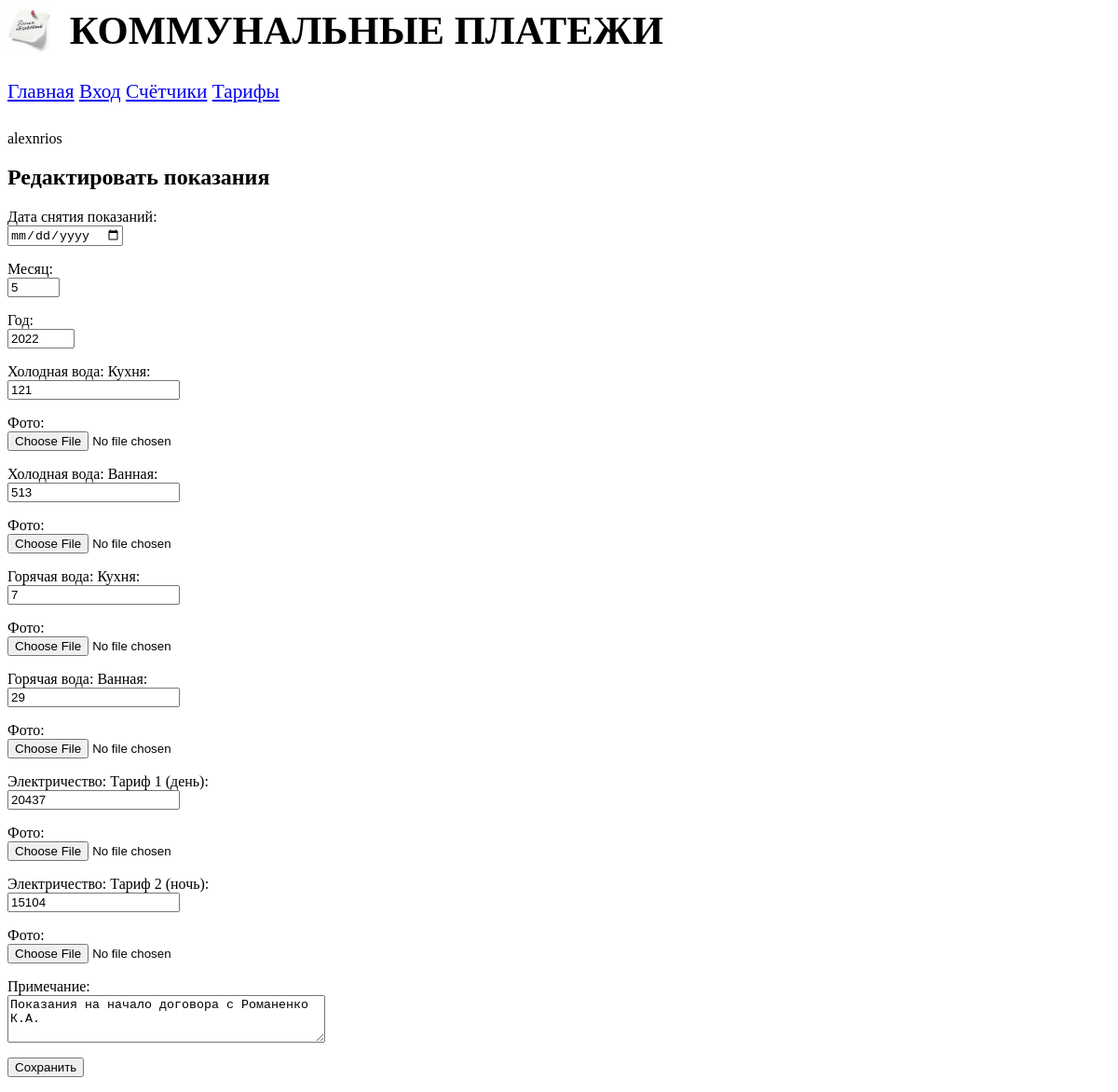
The page /prospect/edit_counter/7/ (signed in) on the database its author committed.
### prospect/models.py (models this page shows)
class Counters(models.Model):
    date_get = models.DateField(verbose_name='Дата снятия показаний')
    month = models.IntegerField(verbose_name='Месяц')
    year = models.IntegerField(verbose_name='Год')
    cw_kitchen = models.IntegerField(verbose_name='Холодная вода: Кухня')
    cw_kitchen_img = models.ImageField(verbose_name='Фото', blank=True, upload_to=get_timestamp_path)
    cw_bathroom = models.IntegerField(verbose_name='Холодная вода: Ванная')
    cw_bathroom_img = models.ImageField(verbose_name='Фото', blank=True, upload_to=get_timestamp_path)
    hw_kitchen = models.IntegerField(verbose_name='Горячая вода: Кухня')
    hw_kitchen_img = models.ImageField(verbose_name='Фото', blank=True, upload_to=get_timestamp_path)
    hw_bathroom = models.IntegerField(verbose_name='Горячая вода: Ванная')
    hw_bathroom_img = models.ImageField(verbose_name='Фото', blank=True, upload_to=get_timestamp_path)
    el_1 = models.IntegerField(verbose_name='Электричество: Тариф 1 (день)')
    el_1_img = models.ImageField(verbose_name='Фото', blank=True, upload_to=get_timestamp_path)
    el_2 = models.IntegerField(verbose_name='Электричество: Тариф 2 (ночь)')
    el_2_img = models.ImageField(verbose_name='Фото', blank=True, upload_to=get_timestamp_path)
    notes = models.TextField(verbose_name='Примечание', null=True, blank=True)
    class Meta:
        verbose_name_plural = 'Показания счётчиков'
        verbose_name = 'Показания счётчиков'
        unique_together = ('month', 'year')
        ordering = ['-year', '-month']
        get_latest_by = ['-year', '-month']

### prospect/views.py (the view)
# urls.py: path('edit_counter/<int:pk>/', edit_counter, name='edit_counter'),
@login_required()
@permission_required('prospect.change_counters', raise_exception=True)
def edit_counter(request, pk):
    bb = get_object_or_404(Counters, pk=pk)
    if request.method == 'POST':
        bbf = CountersForm(request.POST, request.FILES, instance=bb)
        if bbf.is_valid():
            if bbf.has_changed():
                bbf.save()
            return counters(request)
        else:
            context = {'form': bbf}
            return render(request, 'prospect/edit_counter.html', context)
    else:
        bbf = CountersForm(instance=bb)
        context = {'form': bbf}
        return render(request, 'prospect/edit_counter.html', context)

### prospect/templates/prospect/edit_counter.html (shortened to what this page needs)
{% extends "layout/basic.html" %}
{% block content %}
<h2>Редактировать показания</h2>
<form method="post" enctype="multipart/form-data">
    {% for field in form.visible_fields %}
    <p>
        {{ field.label_tag }}
        <br>
        {{ field }}
        <br>
    </p>
    {% endfor %}
    <input type="submit" value="Сохранить">
</form>
{% endblock %}

### prospect/templates/layout/basic.html (shortened to what this page needs)
{% load static %}
<html>
<head>
    <link rel="stylesheet" type="text/css" href="{% static 'prospect/style.css' %}">
</head>
<body>
    <header>
        <h1>Коммунальные платежи</h1>
    </header>
    <nav>
        <a href="{% url 'index' %}">Главная</a>
        <a href="{% url 'login' %}">Вход</a>
        <a href="{% url 'counters' %}">Счётчики</a>
        <a href="{% url 'tariffs' %}">Тарифы</a>
    </nav>
    <br />
    <br />
    <br />
    {{ user.username }}&nbsp;{{ user.get_full_name }}
    <section>
        {% block content %}
        {% endblock %}
    </section>
</body>
</html>

### prospect/static/prospect/style.css (style rules this page uses)
header { background: url("bg.jpg") left / auto 100% no-repeat; }
header h1 { font-size: 32pt; text-transform : uppercase; text-align: left; margin-left: 50pt; }
nav { font-size: 16pt; width: 150рх; float: left; }
section { margin-left: 170рх; }

### rows shown on the page
Counters: visible_fields "5" "2022" "121" "513" "7" "29" "20437" "15104" "Показания на начало договора с Романенко К.А."

### other values the page prints
{{ user.username }} "alexnrios"
{{ field.label_tag }} "Дата снятия показаний:" "Месяц:" "Год:" "Холодная вода: Кухня:" "Фото:" "Холодная вода: Ванная:" "Фото:" "Горячая вода: Кухня:" "Фото:" "Горячая вода: Ванная:" "Фото:" "Электричество: Тариф 1 (день):" "Фото:" "Электричество: Тариф 2 (ночь):" "Фото:" "Примечание:"
